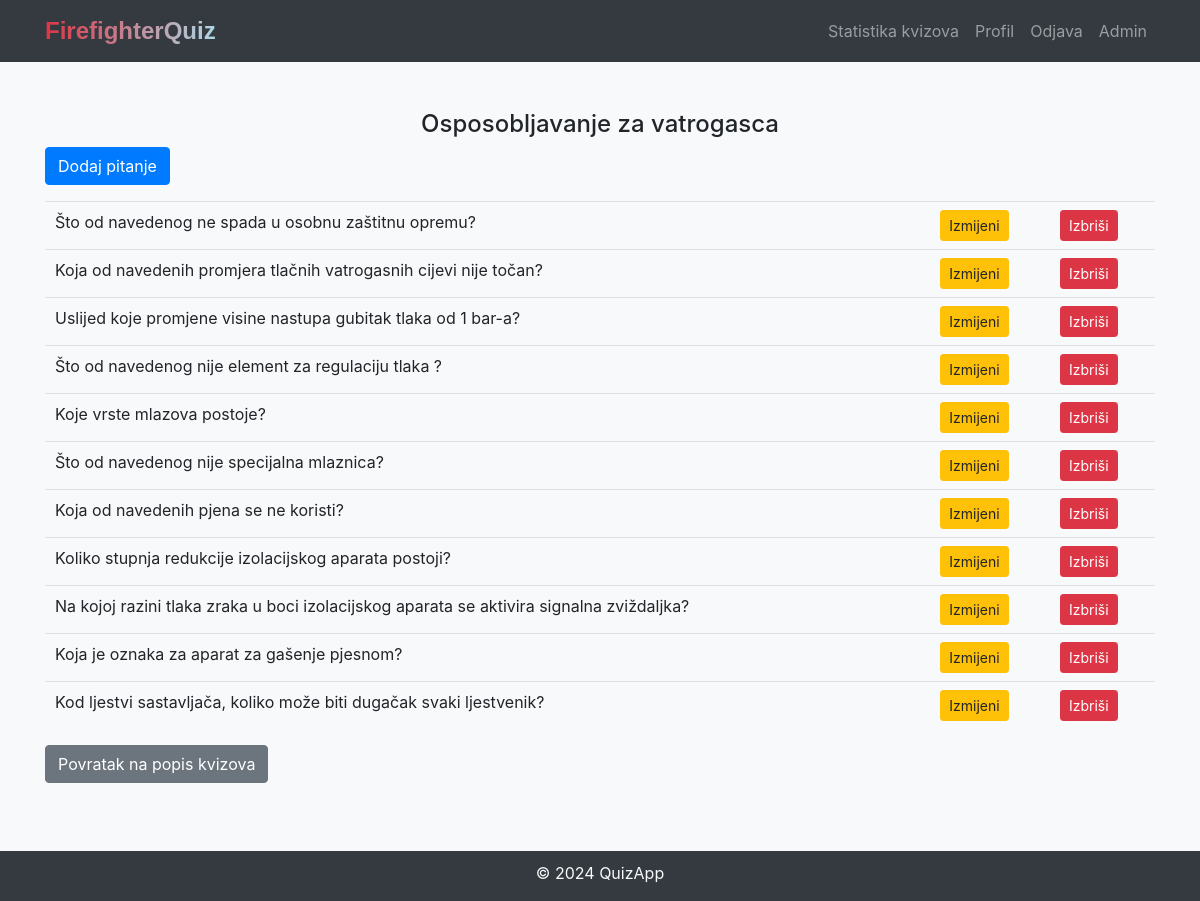
Page /list_questions/1 (signed in) on the committed database.
### models.py (models this page shows)
class Quiz(db.Model):
    id = db.Column(db.Integer, primary_key=True)
    quiz_name = db.Column(db.String(255), nullable=False)
    questions = db.relationship('Question', backref='quiz', lazy=True)
    quiz_scores = db.relationship('QuizScore', backref='quiz', lazy=True)

class Question(db.Model):
    id = db.Column(db.Integer, primary_key=True)
    question_text = db.Column(db.String(255), nullable=False)
    quiz_id = db.Column(db.Integer, db.ForeignKey('quiz.id'), nullable=False)
    answers = db.relationship('Answer', backref='question', lazy=True)
    image_id = db.Column(db.Integer, db.ForeignKey('image.id'))

### views.py (the view)
@admin_app.route('/list_questions/<int:quiz_id>')
@login_required
def list_questions(quiz_id):
    questions = Question.query.filter_by(quiz_id=quiz_id).all()
    quiz_name = Quiz.query.get(quiz_id).quiz_name
    return render_template('admin/listQuestions.html', quiz_id=quiz_id, quiz_name=quiz_name, questions=questions)

### models.py (called while the page is built)
@login_manager.user_loader
def load_user(user_id):
    return User.query.get(int(user_id))

### templates/admin/listQuestions.html (shortened to what this page needs)
<!DOCTYPE html>
<html lang="en">
<head>
    <link rel="stylesheet" type="text/css" href="https://cdn.datatables.net/1.10.24/css/jquery.dataTables.css">
    <link rel="stylesheet" href="https://maxcdn.bootstrapcdn.com/bootstrap/4.5.2/css/bootstrap.min.css">
    <link rel="stylesheet" href="{{ url_for('static', filename='css/styles.css') }}">
</head>
<body class="bg-light">
{% include 'navbar.html' %}
<div class="container mt-5">
    <h4 class="text-center">{{ quiz_name }}</h4>
    <a href="{{ url_for('admin.add_question', quiz_id=quiz_id) }}" class="btn btn-primary mb-3">Dodaj pitanje</a>
    <table class="table" id="questionsTable">
        <tbody>
        {% for question in questions %}
            <tr>
                <td>{{ question.question_text }}</td>
                <td>
                    <a href="{{ url_for('admin.edit_question', quiz_id=quiz_id, question_id=question.id) }}" class="btn btn-warning btn-sm">Izmijeni</a>
                </td>
                <td>
                    <a href="{{ url_for('admin.delete_question', quiz_id=quiz_id, question_id=question.id) }}" class="btn btn-danger btn-sm">Izbriši</a>
                </td>
            </tr>
        {% endfor %}
        </tbody>
    </table>
    <a class="btn btn-secondary mt-3 mb-5" href="{{ url_for('admin.admin_dashboard') }}">Povratak na popis kvizova</a>
</div>
{% include 'footer.html' %}
</body>
</html>

### static/css/styles.css (style rules this page uses)
body { padding-bottom: 70px; }

### rows in the picture
Quiz: quiz_name "Osposobljavanje za vatrogasca"
Question: question_text "Što od navedenog ne spada u osobnu zaštitnu opremu?"
Question: question_text "Koja od navedenih promjera tlačnih vatrogasnih cijevi nije točan?"
Question: question_text "Uslijed koje promjene visine nastupa gubitak tlaka od 1 bar-a?"
Question: question_text "Što od navedenog nije element za regulaciju tlaka ?"
Question: question_text "Koje vrste mlazova postoje?"
Question: question_text "Što od navedenog nije specijalna mlaznica?"
Question: question_text "Koja od navedenih pjena se ne koristi?"
Question: question_text "Koliko stupnja redukcije izolacijskog aparata postoji?"
Question: question_text "Na kojoj razini tlaka zraka u boci izolacijskog aparata se aktivira signalna zviždaljka?"
Question: question_text "Koja je oznaka za aparat za gašenje pjesnom?"
Question: question_text "Kod ljestvi sastavljača, koliko može biti dugačak svaki ljestvenik?"
